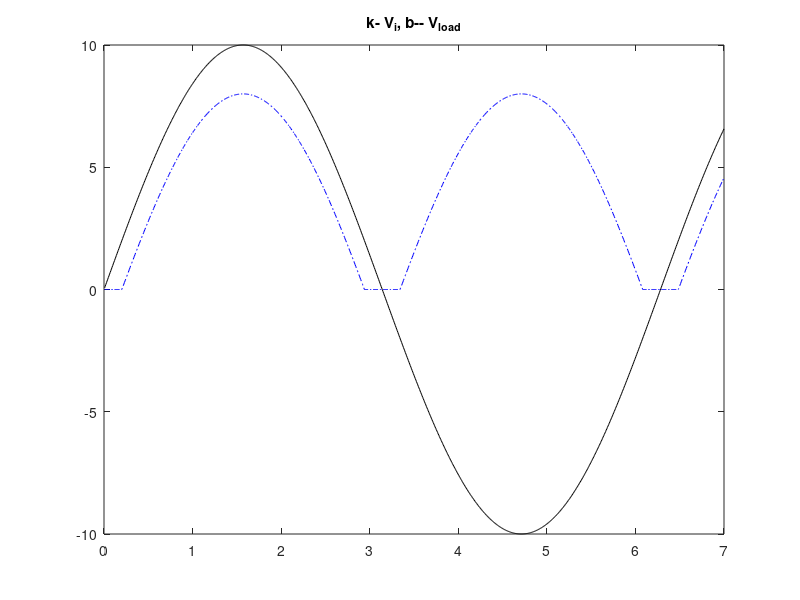
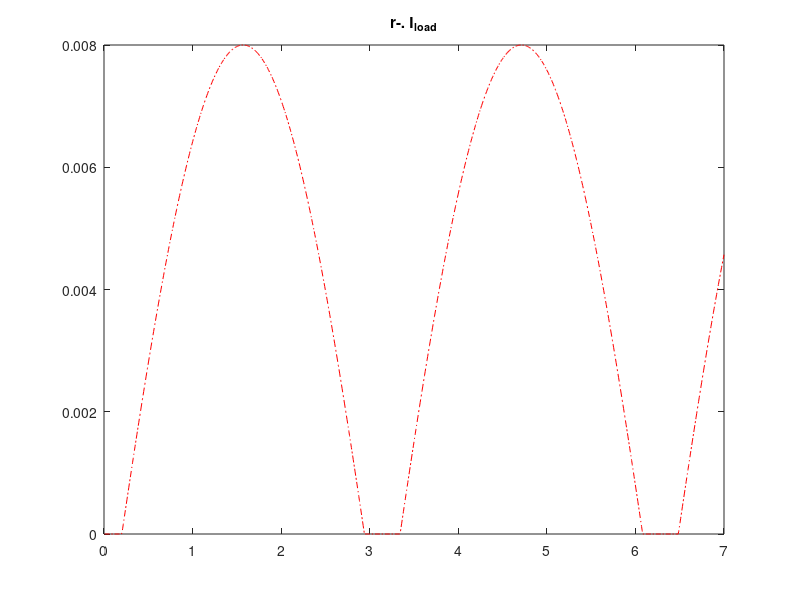
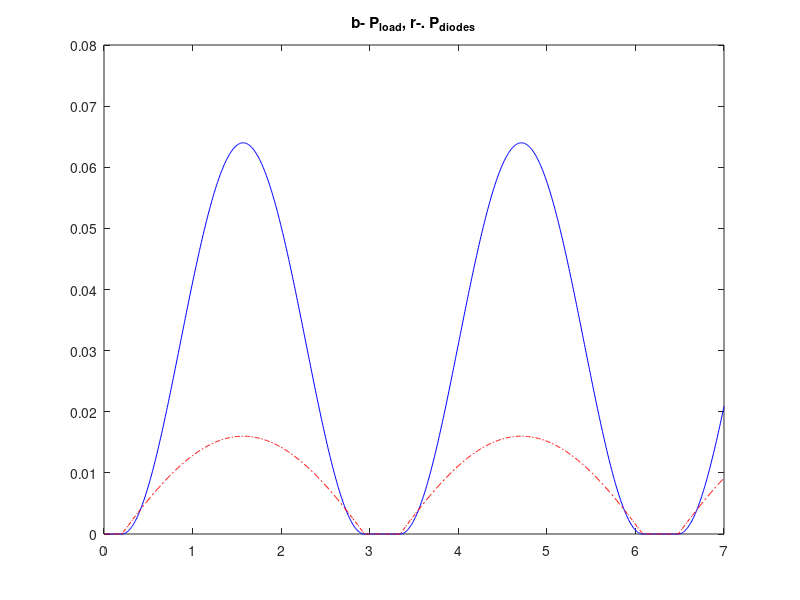
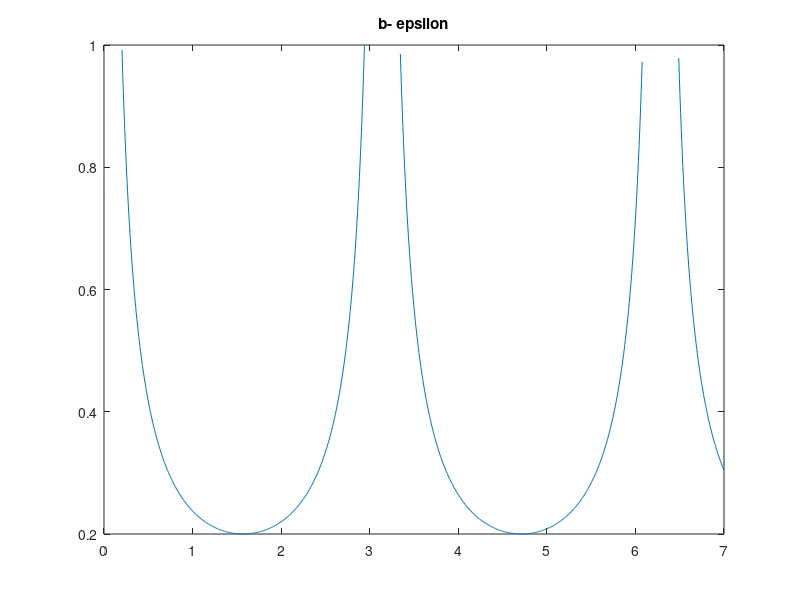

Write MATLAB code to recreate these figures, in order.
% script RR_Ex10_13_full_wave_rectifier
clear, close all, R=1000; Tmax=7;
N=1000; for i=1:N
  omega_t(i)=i*Tmax/N;
  V_i(i)=10*sin(omega_t(i));
  if abs(V_i(i))<2; V_load(i)=0;
  else V_load(i)=abs(V_i(i))-2; end
  I_load(i)=V_load(i)/R;
  P_load(i)=V_load(i)*I_load(i);
  P_diodes(i)=2*I_load(i);
  epsilon(i)=P_diodes(i)/(P_load(i)+P_diodes(i));
end
figure(1), plot(omega_t,V_i,'k-'),  hold on
           plot(omega_t,V_load,'b-.'), title('k- V_i, b-- V_{load}')
figure(2), plot(omega_t,I_load,'r-.'), title('r-. I_{load}'),
figure(3), plot(omega_t,P_load,'b-'), hold on 
           plot(omega_t,P_diodes,'r-.'), title('b- P_{load}, r-. P_{diodes}')
figure(4); plot(omega_t,epsilon), title('b- epsilon')
